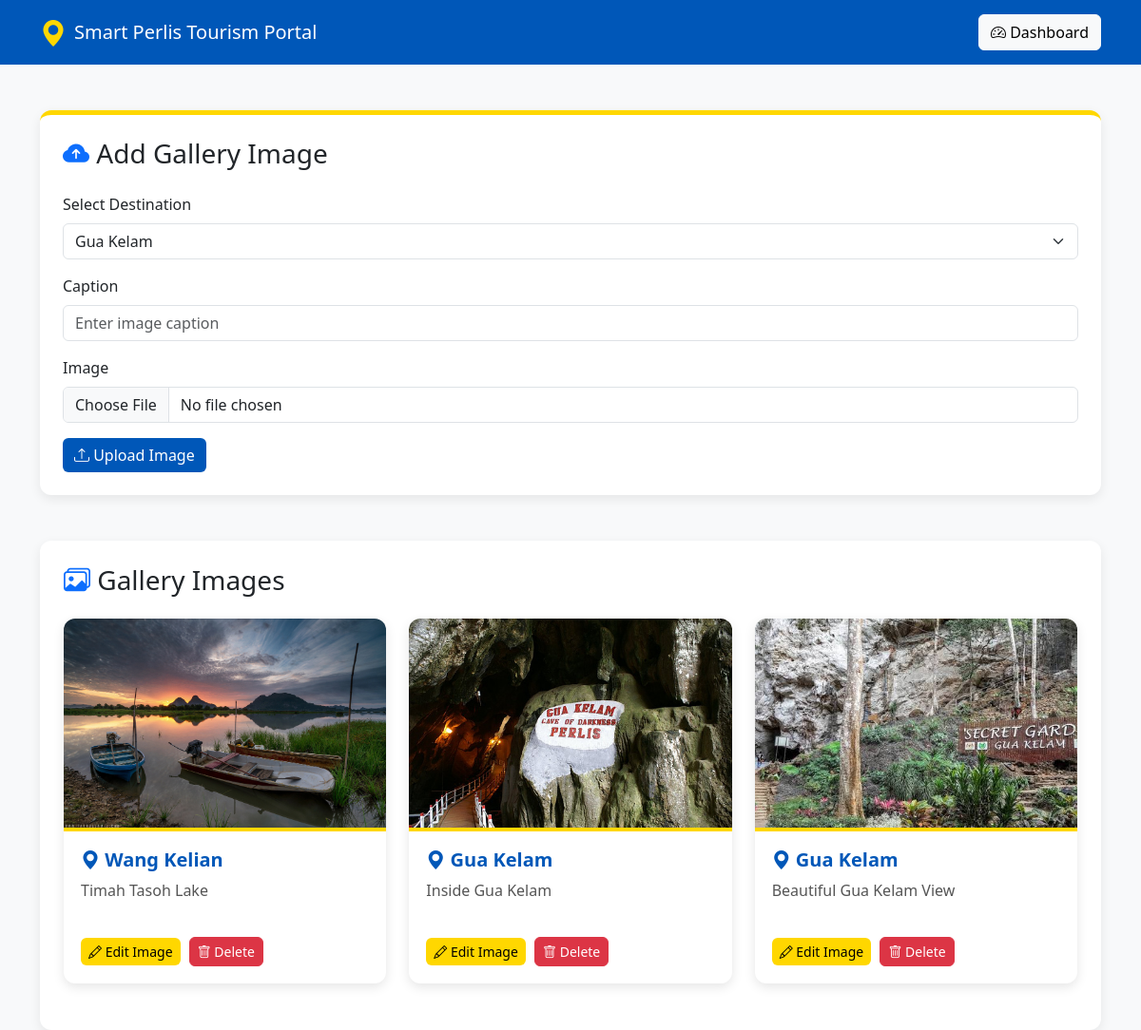
Screenshot of /admin/manage_gallery.php (signed in) with the database file from the repository.
### tables this page shows
CREATE TABLE `gallery` (
  `gallery_id` int(11) NOT NULL,
  `title` varchar(100) DEFAULT NULL,
  `image` varchar(255) DEFAULT NULL,
  `caption` varchar(255) DEFAULT NULL,
  `destination_id` int(11) DEFAULT NULL
);

CREATE TABLE `destinations` (
  `destination_id` int(11) NOT NULL,
  `destination_name` varchar(100) NOT NULL,
  `category` varchar(50) DEFAULT NULL,
  `location` varchar(100) DEFAULT NULL,
  `description` text DEFAULT NULL,
  `image` varchar(255) DEFAULT NULL,
  `created_at` timestamp NOT NULL DEFAULT current_timestamp()
);

### admin/manage_gallery.php (the view, shortened to what this page needs)
<?php
include("../config.php");
?>
<!DOCTYPE html>
<html lang="en">
<head>
<link
    href="https://cdn.jsdelivr.net/npm/bootstrap@5.3.3/dist/css/bootstrap.min.css"
    rel="stylesheet"
>
<link
    href="https://cdn.jsdelivr.net/npm/bootstrap-icons@1.11.3/font/bootstrap-icons.css"
    rel="stylesheet"
>
</head>
<body class="bg-light">
<nav class="navbar navbar-dark navbar-blue">
<div class="container">
<a class="navbar-brand d-flex align-items-center gap-2">
<i class="bi bi-geo-alt-fill logo-icon"></i>
<span>
Smart Perlis Tourism Portal
</span>
</a>
<a
    href="dashboard.php"
    class="btn btn-light"
>
<i class="bi bi-speedometer2"></i>
Dashboard
</a>
</div>
</nav>
<div class="container mt-5">
<div class="card upload-card p-4 mb-5">
<h3 class="mb-4">
<i class="bi bi-cloud-arrow-up-fill text-primary"></i>
Add Gallery Image
</h3>
<form
    method="POST"
    enctype="multipart/form-data"
>
<div class="mb-3">
<label class="form-label">
Select Destination
</label>
<select
    name="destination"
    class="form-select"
    required
>
<?php
$destination = mysqli_query(
    $conn,
    "SELECT * FROM destinations
     ORDER BY destination_name ASC"
);
while($row = mysqli_fetch_assoc($destination)){
?>
<option
    value="<?php echo $row['destination_id']; ?>"
>
<?php
echo htmlspecialchars(
    $row['destination_name']
);
?>
</option>
<?php
}
?>
</select>
</div>
<div class="mb-3">
<label class="form-label">
Caption
</label>
<input
    type="text"
    name="caption"
    class="form-control"
    placeholder="Enter image caption"
>
</div>
<div class="mb-3">
<label class="form-label">
Image
</label>
<input
    type="file"
    name="image"
    class="form-control"
    accept="image/*"
    required
>
</div>
<button
    name="add"
    class="btn btn-blue"
>
<i class="bi bi-upload"></i>
Upload Image
</button>
</form>
</div>
<div class="gallery-container">
<div class="d-flex justify-content-between align-items-center mb-4">
<h3 class="mb-0">
<i class="bi bi-images text-primary"></i>
Gallery Images
</h3>
</div>
<div class="row">
<?php
$result = mysqli_query(
    $conn,
    "SELECT gallery.*,
            destinations.destination_name
     FROM gallery
     JOIN destinations
     ON gallery.destination_id =
        destinations.destination_id
     ORDER BY gallery.gallery_id DESC"
);
?>
<?php
while($row = mysqli_fetch_assoc($result)){
?>
<div class="col-md-4 mb-4">
<div class="gallery-card">
<img
    src="../assets/images/<?php
        echo htmlspecialchars($row['image']);
    ?>"
    class="gallery-image"
    alt="Gallery Image"
>
<div class="card-body">
<h5 class="destination-name">
<i class="bi bi-geo-alt-fill"></i>
<?php
echo htmlspecialchars(
    $row['destination_name']
);
?>
</h5>
<p class="gallery-caption">
<?php
echo !empty($row['caption'])
    ? htmlspecialchars($row['caption'])
    : "No caption";
?>
</p>
<a
    href="edit_gallery.php?id=<?php
        echo (int)$row['gallery_id'];
    ?>"
    class="btn btn-yellow btn-sm gallery-btn"
>
<i class="bi bi-pencil"></i>
Edit Image
</a>
<a
    href="manage_gallery.php?delete=<?php
        echo (int)$row['gallery_id'];
    ?>"
    class="btn btn-danger btn-sm gallery-btn"
    onclick="return confirm('Delete this image?')"
>
<i class="bi bi-trash"></i>
Delete
</a>
</div>
</div>
</div>
<?php
}
?>
</div>
</div>
</div>
</body>
</html>

### admin/manage_gallery.php (style rules this page uses)
.navbar-blue { background-color: #0057B8; }
.logo-icon { color: #FFD700; font-size: 28px; }
.btn-blue { background-color: #0057B8; color: white; border: none; }
.btn-yellow { background-color: #FFD700; color: #000; border: none; }
.upload-card { border: none; border-radius: 12px; border-top: 5px solid #FFD700; box-shadow: 0 4px 12px rgba(0,0,0,0.08); }
.gallery-container { background-color: white; border-radius: 12px; padding: 25px; box-shadow: 0 4px 12px rgba(0,0,0,0.08); }
.gallery-card { border: none; border-radius: 12px; overflow: hidden; box-shadow: 0 4px 12px rgba(0,0,0,0.10); transition: 0.3s; height: 100%; }
.gallery-image { width: 100%; height: 220px; object-fit: cover; }
.gallery-card .card-body { padding: 18px; border-top: 4px solid #FFD700; }
.destination-name { color: #0057B8; font-weight: bold; }
.gallery-caption { color: #555; min-height: 45px; }
.gallery-btn { border-radius: 6px; margin-right: 5px; }

### rows the page displays
gallery: image (picture), destination.destination_name "Wang Kelian", caption "Timah Tasoh Lake"
gallery: image (picture), destination.destination_name "Gua Kelam", caption "Inside Gua Kelam"
gallery: image (picture), destination.destination_name "Gua Kelam", caption "Beautiful Gua Kelam View"

### other values shown
form field destination "Gua Kelam"
